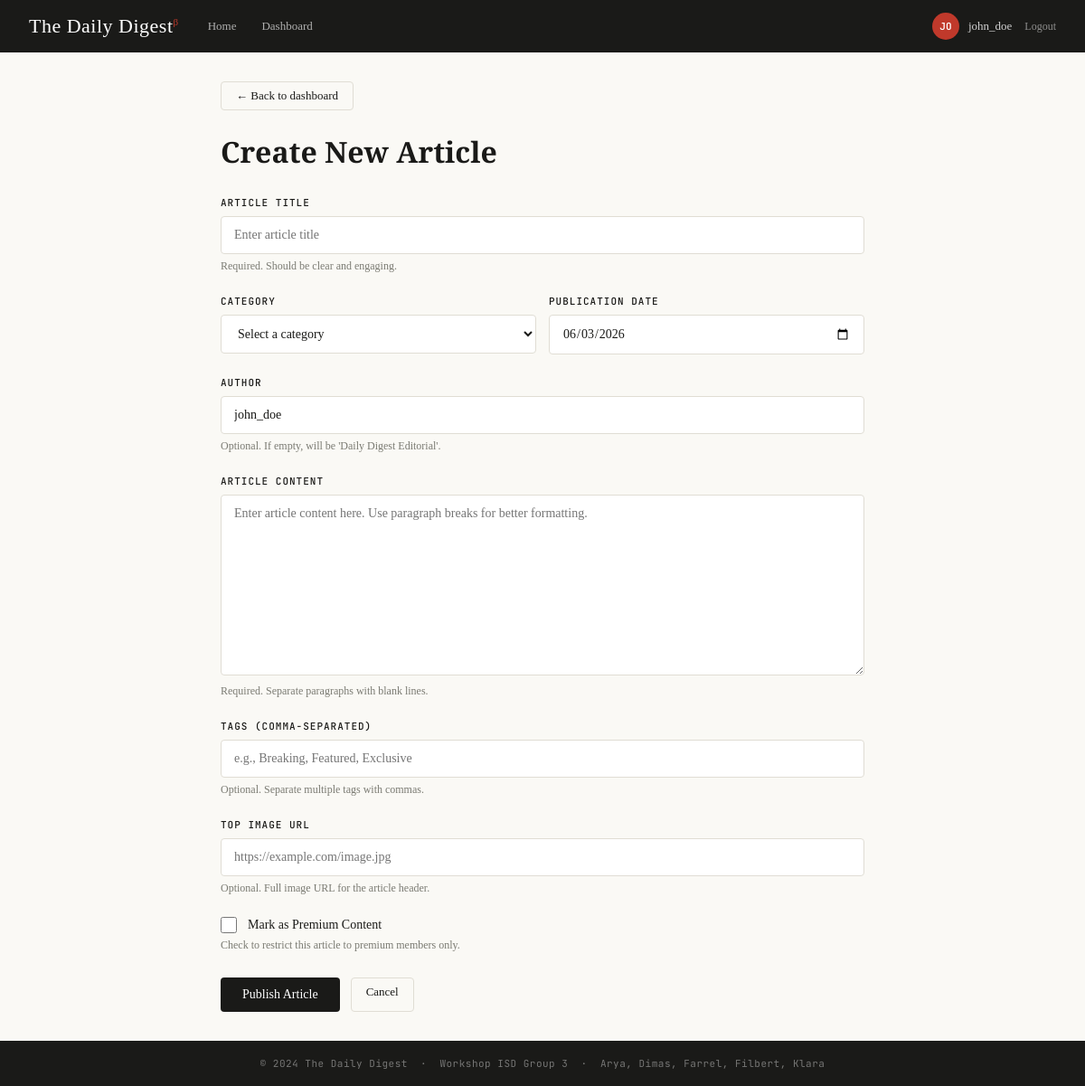
/dashboard/articles/new (signed in), run on the app's committed database.
### tables this page shows
CREATE TABLE users (
    id INTEGER PRIMARY KEY,
    username TEXT NOT NULL UNIQUE,
    email TEXT NOT NULL UNIQUE,
    password TEXT NOT NULL,
    preferences TEXT,
    premium INTEGER NOT NULL DEFAULT 0 CHECK (premium IN (0, 1))
, is_admin INTEGER NOT NULL DEFAULT 0 CHECK (is_admin IN (0, 1)));

### app.py (the view, shortened to what this page needs)
@app.route("/dashboard/articles/new", methods=["GET", "POST"])
def create_article():
    user = current_user()
    if not user:
        return redirect(url_for("login"))
    if not user.get("is_admin", False):
        return redirect(url_for("index"))
    error = None
    from datetime import date as date_type
    categories = get_all_categories()
    today = date_type.today().isoformat()
    return render_template(
        "add-article.html",
        user=user,
        categories=categories,
        today_date=today,
        error=error,
    )

### app.py (called while the page is built)
def get_db_connection():
    conn = sqlite3.connect(DB_PATH)
    conn.row_factory = sqlite3.Row
    conn.execute("PRAGMA foreign_keys = ON")
    return conn

def row_to_dict(row):
    if row is None:
        return None
    data = dict(row)
    if "premium" in data:
        data["premium"] = bool(data["premium"])
    if "is_admin" in data:
        data["is_admin"] = bool(data["is_admin"])
    else:
        data["is_admin"] = False
    if "author" not in data or not data["author"]:
        data["author"] = "Daily Digest Editorial"
    if "image_url" in data and data["image_url"]:
        data["image_url"] = data["image_url"].strip()
    else:
        data["image_url"] = None
    return data

def get_user(user_id):
    if not user_id:
        return None
    with get_db_connection() as conn:
        row = conn.execute("SELECT * FROM users WHERE id = ?", (user_id,)).fetchone()
    return row_to_dict(row)

def get_all_categories():
    with get_db_connection() as conn:
        rows = conn.execute("SELECT DISTINCT category FROM articles ORDER BY category").fetchall()
    return ["All"] + [r["category"] for r in rows]

def current_user():
    uid = session.get("user_id")
    return get_user(uid) if uid else None

### templates/add-article.html (shortened to what this page needs)
{% extends "base.html" %}
{% block content %}
<div class="add-article-wrap">
  <a href="/dashboard" class="btn-outline back">← Back to dashboard</a>
  <h1 class="form-title">Create New Article</h1>
  <form method="POST" action="/dashboard/articles/new">
    <div class="form-group">
      <label class="form-label" for="title">Article Title</label>
      <input
        type="text"
        id="title"
        name="title"
        class="form-input"
        placeholder="Enter article title"
        required
      />
      <div class="form-help">Required. Should be clear and engaging.</div>
    </div>
    <div class="form-row">
      <div class="form-group">
        <label class="form-label" for="category">Category</label>
        <select id="category" name="category" class="form-select" required>
          <option value="">Select a category</option>
        </select>
      </div>
      <div class="form-group">
        <label class="form-label" for="date">Publication Date</label>
        <input
          type="date"
          id="date"
          name="date"
          class="form-input"
          value="{{ today_date }}"
          required
        />
      </div>
    </div>
    <div class="form-group">
      <label class="form-label" for="author">Author</label>
      <input
        type="text"
        id="author"
        name="author"
        class="form-input"
        placeholder="Enter author name"
        value="{{ user.username }}"
      />
      <div class="form-help">Optional. If empty, will be 'Daily Digest Editorial'.</div>
    </div>
    <div class="form-group">
      <label class="form-label" for="content">Article Content</label>
      <textarea
        id="content"
        name="content"
        class="form-textarea"
        placeholder="Enter article content here. Use paragraph breaks for better formatting."
        required
      ></textarea>
      <div class="form-help">Required. Separate paragraphs with blank lines.</div>
    </div>
    <div class="form-group">
      <label class="form-label" for="tags">Tags (comma-separated)</label>
      <input
        type="text"
        id="tags"
        name="tags"
        class="form-input"
        placeholder="e.g., Breaking, Featured, Exclusive"
      />
      <div class="form-help">Optional. Separate multiple tags with commas.</div>
    </div>
    <div class="form-group">
      <label class="form-label" for="image_url">Top Image URL</label>
      <input
        type="url"
        id="image_url"
        name="image_url"
        class="form-input"
        placeholder="https://example.com/image.jpg"
      />
      <div class="form-help">Optional. Full image URL for the article header.</div>
    </div>
    <div class="form-group">
      <div class="form-checkbox-group">
        <input
          type="checkbox"
          id="premium"
          name="premium"
          class="form-checkbox"
          value="1"
        />
        <label for="premium" class="form-checkbox-label">
          Mark as Premium Content
        </label>
      </div>
      <div class="form-help">Check to restrict this article to premium members only.</div>
    </div>
    <div class="form-actions">
      <button type="submit" class="btn">Publish Article</button>
      <a href="/dashboard" class="btn-outline">Cancel</a>
    </div>
  </form>
</div>
{% endblock %}

### templates/base.html (shortened to what this page needs)
<!DOCTYPE html>
<html lang="en">
<head>
</head>
<body>
<nav>
  <div class="nav-left">
    <a href="/" class="nav-brand">The Daily Digest<sup>β</sup></a>
    <div class="nav-links">
      <a href="/">Home</a>
      {% if user and user.is_admin %}
        <a href="/dashboard">Dashboard</a>
      {% endif %}
    </div>
  </div>
  <div class="nav-user">
    {% if user %}
      <div class="avatar">{{ user.username[:2].upper() }}</div>
      <span>{{ user.username }}</span>
      <a href="/logout" style="font-size:12px;color:rgba(255,255,255,0.5);margin-left:4px;">Logout</a>
    {% else %}
      <a href="/login" style="background:rgba(255,255,255,0.15);border-radius:4px;padding:5px 12px;color:#fff;font-size:13px;">Sign in</a>
      <a href="/register" style="background:rgba(255,255,255,0.08);border-radius:4px;padding:5px 12px;color:#fff;font-size:13px;">Sign up</a>
    {% endif %}
  </div>
</nav>
<main style="flex:1;">
  {% block content %}{% endblock %}
</main>
<footer>© 2024 The Daily Digest &nbsp;·&nbsp; Workshop ISD Group 3 &nbsp;·&nbsp; Arya, Dimas, Farrel, Filbert, Klara</footer>
</body>
</html>

### templates/base.html (style rules this page uses)
* { box-sizing:border-box;margin:0;padding:0 }
:root { --ink:#1a1a18;--paper:#faf9f5;--cream:#f2f0e8;--accent:#c0392b; --accent2:#2c3e50;--muted:#7a7a72;--border:#e0ddd4;--tag-bg:#eae8e0; --premium:#b8860b;--card:#ffffff;--nav:#1a1a18; }
body { font-family:'Source Serif 4',serif;background:var(--paper);color:var(--ink);min-height:100vh;display:flex;flex-direction:column; }
a { color:inherit;text-decoration:none; }
nav { background:var(--nav);color:#fff;padding:0 32px;display:flex;align-items:center;justify-content:space-between;height:58px;position:sticky;top:0;z-index:100; }
.nav-left { display:flex;align-items:center;gap:20px; }
.nav-brand { font-family:'Playfair Display',serif;font-size:22px;letter-spacing:0.5px; }
.nav-brand sup { color:var(--accent);font-size:11px; }
.nav-links { display:flex;gap:4px;align-items:center; }
.nav-links a,.nav-links button { background:none;border:none;color:rgba(255,255,255,0.65);font-family:'Source Serif 4',serif;font-size:13px;padding:6px 12px;cursor:pointer;border-radius:4px;transition:all 0.15s;display:inline-block; }
.nav-user { display:flex;align-items:center;gap:10px;font-size:13px;color:rgba(255,255,255,0.8); }
.avatar { width:30px;height:30px;border-radius:50%;background:var(--accent);display:flex;align-items:center;justify-content:center;font-size:11px;font-weight:600;color:#fff;font-family:'JetBrains Mono',monospace; }
.btn { background:var(--ink);color:#fff;border:none;border-radius:4px;padding:9px 20px;font-family:'Source Serif 4',serif;font-size:14px;cursor:pointer;transition:background 0.15s;display:inline-block; }
.btn-outline { background:none;color:var(--ink);border:1px solid var(--border);border-radius:4px;padding:7px 16px;font-family:'Source Serif 4',serif;font-size:13px;cursor:pointer;transition:all 0.15s;display:inline-block; }
footer { background:var(--nav);color:rgba(255,255,255,0.4);text-align:center;padding:18px;font-family:'JetBrains Mono',monospace;font-size:11px;margin-top:auto;letter-spacing:0.5px; }

### templates/add-article.html (style rules this page uses)
.add-article-wrap { max-width:760px;margin:0 auto;padding:32px 24px; }
.back { display:inline-block;margin-bottom:24px; }
.form-title { font-family:'Playfair Display',serif;font-size:32px;margin-bottom:28px; }
.form-group { margin-bottom:24px; }
.form-label { display:block;font-family:'JetBrains Mono',monospace;font-size:11px;text-transform:uppercase;letter-spacing:1px;color:var(--ink);margin-bottom:8px;font-weight:500; }
.form-input, .form-textarea, .form-select { width:100%;padding:12px 14px;border:1px solid var(--border);border-radius:4px;font-family:'Source Serif 4',serif;font-size:14px;color:var(--ink);background:#fff; }
.form-textarea { resize:vertical;min-height:200px;font-family:'Source Serif 4',serif; }
.form-row { display:grid;grid-template-columns:1fr 1fr;gap:14px; }
.form-checkbox-group { display:flex;align-items:center;gap:12px; }
.form-checkbox { width:18px;height:18px;cursor:pointer;accent-color:var(--accent); }
.form-checkbox-label { font-size:14px;color:var(--ink);cursor:pointer;font-family:'Source Serif 4',serif; }
.form-actions { display:flex;gap:12px;margin-top:28px; }
.form-actions .btn { padding:11px 24px; }
.form-help { font-size:12px;color:var(--muted);margin-top:6px;font-family:'Source Serif 4',serif; }

### data on the page
users: username "JO", username "john_doe", author "john_doe"
